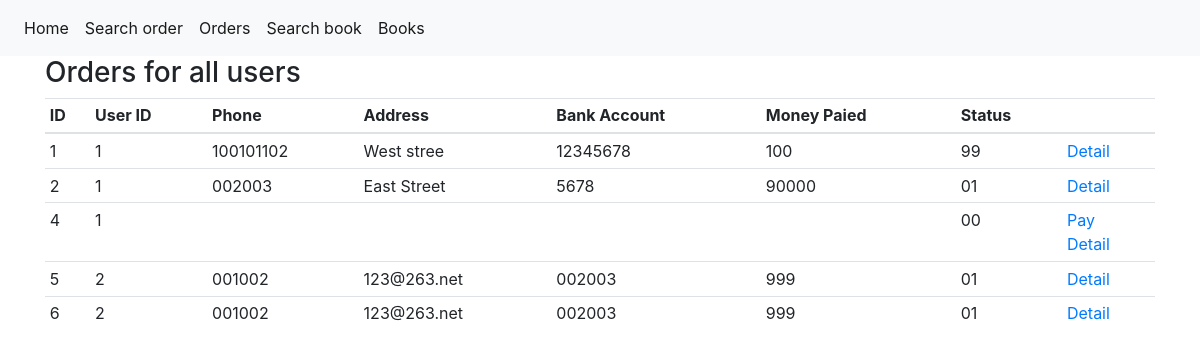
The app's page /book_store/list_orders.php (signed in) with its own data.
### tables this page shows
CREATE TABLE `USER_ORDER` (
  `id` int(11) NOT NULL,
  `user_id` int(11) DEFAULT NULL,
  `phone` varchar(50) DEFAULT NULL,
  `address` varchar(50) DEFAULT NULL,
  `bank_acc` varchar(50) DEFAULT NULL,
  `pay_amnt` decimal(10,0) DEFAULT NULL,
  `sold_on` date DEFAULT NULL,
  `packed_on` date DEFAULT NULL,
  `signed_on` date DEFAULT NULL,
  `status` varchar(10) NOT NULL
);

### book_store/base.php (called while the page is built, shortened)
<?php
	function pdo($pdo, $sql, $args = NULL) {
		if(!$args) {
			return $pdo->query($sql);
		}
		$stmt = $pdo->prepare($sql);
		$stmt->execute($args);
		return $stmt;
	}
?>

### book_store/list_orders.php (the view, shortened to what this page needs)
<?php
	include "header.php";
	include "base.php";
?>
<?php
	$dbh = getConn();
	$msg = "Orders for all users";
	$sql = "SELECT * FROM USER_ORDER WHERE 1=1";
	$args = array();
?>
	<div class="container">
		<h3>
			<?php echo $msg; ?>
		</h3>
		<table class="table table-sm">
			<thead>
				<tr>
					<th>ID</th>
					<th>User ID</th>
					<th>Phone</th>
					<th>Address</th>
					<th>Bank Account</th>
					<th>Money Paied</th>
					<th>Status</th>
					<th colspan="3"></th>
				</tr>
			</thead>
			<tbody>
<?php
    	foreach(pdo($dbh, $sql, $args) as $row) {
?>
				<tr>
					<td><?php echo $row['id']; ?></td>
					<td><?php echo $row['user_id']; ?></td>
					<td><?php echo $row['phone']; ?></td>
					<td><?php echo $row['address']; ?></td>
					<td><?php echo $row['bank_acc']; ?></td>
					<td><?php echo $row['pay_amnt']; ?></td>
					<td><?php echo $row['status']; ?></td>
					<td>
						<?php
							if($row['status'] == '00') {
						?>
						<a href="./edit_order.php?id=<?php echo $row['id']; ?>">Pay</a><br/>
						<?php
							}
						?>
						<a href="./list_order_detail.php?id=<?php echo $row['id']; ?>">Detail</a><br/>
					</td>
				</tr>
<?php
    	}
?>
			</tbody>
		</table>
	</div>
<?php include "footer.php" ?>

### records on screen
user_order: id "1", user "1", phone "100101102", address "West stree", bank_acc "12345678", pay_amnt "100", status "99"
user_order: id "2", user "1", phone "002003", address "East Street", bank_acc "5678", pay_amnt "90000", status "01"
user_order: id "4", user "1", status "00"
user_order: id "5", user "2", phone "001002", address "123@263.net", bank_acc "002003", pay_amnt "999", status "01"
user_order: id "6", user "2", phone "001002", address "123@263.net", bank_acc "002003", pay_amnt "999", status "01"

### other values on screen
$msg "Orders for all users"
